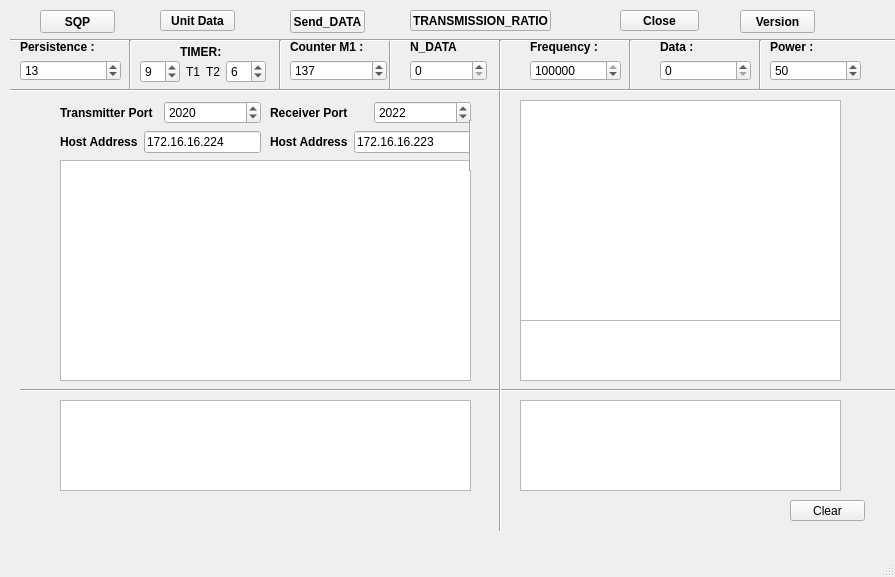
<?xml version="1.0" encoding="UTF-8"?>
<ui version="4.0">
 <class>MainWindow</class>
 <widget class="QMainWindow" name="MainWindow">
  <property name="geometry">
   <rect>
    <x>0</x>
    <y>0</y>
    <width>895</width>
    <height>577</height>
   </rect>
  </property>
  <property name="windowTitle">
   <string>MainWindow</string>
  </property>
  <widget class="QWidget" name="centralwidget">
   <widget class="QWidget" name="layoutWidget_10">
    <property name="geometry">
     <rect>
      <x>770</x>
      <y>40</y>
      <width>91</width>
      <height>41</height>
     </rect>
    </property>
    <layout class="QVBoxLayout" name="verticalLayout_15">
     <item>
      <widget class="QLabel" name="label_31">
       <property name="font">
        <font>
         <weight>75</weight>
         <bold>true</bold>
        </font>
       </property>
       <property name="text">
        <string>Power :</string>
       </property>
      </widget>
     </item>
     <item>
      <widget class="QSpinBox" name="puissance_3">
       <property name="maximum">
        <number>123456789</number>
       </property>
       <property name="value">
        <number>50</number>
       </property>
      </widget>
     </item>
    </layout>
   </widget>
   <widget class="QPushButton" name="pushButton">
    <property name="geometry">
     <rect>
      <x>160</x>
      <y>10</y>
      <width>75</width>
      <height>21</height>
     </rect>
    </property>
    <property name="font">
     <font>
      <weight>75</weight>
      <bold>true</bold>
     </font>
    </property>
    <property name="text">
     <string>Unit Data</string>
    </property>
   </widget>
   <widget class="Line" name="line_13">
    <property name="geometry">
     <rect>
      <x>380</x>
      <y>40</y>
      <width>20</width>
      <height>51</height>
     </rect>
    </property>
    <property name="orientation">
     <enum>Qt::Vertical</enum>
    </property>
   </widget>
   <widget class="QPushButton" name="pushButton_2">
    <property name="geometry">
     <rect>
      <x>790</x>
      <y>500</y>
      <width>75</width>
      <height>21</height>
     </rect>
    </property>
    <property name="text">
     <string>Clear</string>
    </property>
   </widget>
   <widget class="Line" name="line_7">
    <property name="geometry">
     <rect>
      <x>20</x>
      <y>380</y>
      <width>961</width>
      <height>20</height>
     </rect>
    </property>
    <property name="orientation">
     <enum>Qt::Horizontal</enum>
    </property>
   </widget>
   <widget class="QPushButton" name="version">
    <property name="geometry">
     <rect>
      <x>740</x>
      <y>10</y>
      <width>75</width>
      <height>23</height>
     </rect>
    </property>
    <property name="font">
     <font>
      <weight>75</weight>
      <bold>true</bold>
     </font>
    </property>
    <property name="text">
     <string>Version</string>
    </property>
   </widget>
   <widget class="Line" name="line_2">
    <property name="geometry">
     <rect>
      <x>490</x>
      <y>90</y>
      <width>20</width>
      <height>441</height>
     </rect>
    </property>
    <property name="orientation">
     <enum>Qt::Vertical</enum>
    </property>
   </widget>
   <widget class="QWidget" name="layoutWidget_9">
    <property name="geometry">
     <rect>
      <x>270</x>
      <y>130</y>
      <width>201</width>
      <height>24</height>
     </rect>
    </property>
    <layout class="QHBoxLayout" name="horizontalLayout_15">
     <item>
      <widget class="QLabel" name="label_22">
       <property name="font">
        <font>
         <weight>75</weight>
         <bold>true</bold>
        </font>
       </property>
       <property name="text">
        <string>Host Address</string>
       </property>
      </widget>
     </item>
     <item>
      <widget class="QLineEdit" name="hostaddress1_5">
       <property name="text">
        <string>172.16.16.223</string>
       </property>
      </widget>
     </item>
    </layout>
   </widget>
   <widget class="Line" name="line_11">
    <property name="geometry">
     <rect>
      <x>10</x>
      <y>30</y>
      <width>951</width>
      <height>20</height>
     </rect>
    </property>
    <property name="orientation">
     <enum>Qt::Horizontal</enum>
    </property>
   </widget>
   <widget class="QWidget" name="layoutWidget_4">
    <property name="geometry">
     <rect>
      <x>660</x>
      <y>40</y>
      <width>91</width>
      <height>41</height>
     </rect>
    </property>
    <layout class="QVBoxLayout" name="verticalLayout_13">
     <item>
      <widget class="QLabel" name="label_29">
       <property name="font">
        <font>
         <weight>75</weight>
         <bold>true</bold>
        </font>
       </property>
       <property name="text">
        <string>Data :</string>
       </property>
      </widget>
     </item>
     <item>
      <widget class="QSpinBox" name="donnees_3">
       <property name="maximum">
        <number>123456789</number>
       </property>
      </widget>
     </item>
    </layout>
   </widget>
   <widget class="QWidget" name="layoutWidget_3">
    <property name="geometry">
     <rect>
      <x>530</x>
      <y>40</y>
      <width>91</width>
      <height>41</height>
     </rect>
    </property>
    <layout class="QVBoxLayout" name="verticalLayout_11">
     <item>
      <widget class="QLabel" name="label_27">
       <property name="font">
        <font>
         <weight>75</weight>
         <bold>true</bold>
        </font>
       </property>
       <property name="text">
        <string>Frequency :</string>
       </property>
      </widget>
     </item>
     <item>
      <widget class="QSpinBox" name="frequence_3">
       <property name="maximum">
        <number>123456789</number>
       </property>
       <property name="value">
        <number>118025</number>
       </property>
      </widget>
     </item>
    </layout>
   </widget>
   <widget class="QPlainTextEdit" name="plainTextEdit">
    <property name="geometry">
     <rect>
      <x>520</x>
      <y>100</y>
      <width>321</width>
      <height>221</height>
     </rect>
    </property>
    <property name="font">
     <font>
      <weight>75</weight>
      <bold>true</bold>
     </font>
    </property>
   </widget>
   <widget class="Line" name="line_9">
    <property name="geometry">
     <rect>
      <x>620</x>
      <y>40</y>
      <width>20</width>
      <height>51</height>
     </rect>
    </property>
    <property name="orientation">
     <enum>Qt::Vertical</enum>
    </property>
   </widget>
   <widget class="Line" name="line_10">
    <property name="geometry">
     <rect>
      <x>750</x>
      <y>40</y>
      <width>20</width>
      <height>51</height>
     </rect>
    </property>
    <property name="orientation">
     <enum>Qt::Vertical</enum>
    </property>
   </widget>
   <widget class="QPlainTextEdit" name="plainTextEdit_3">
    <property name="geometry">
     <rect>
      <x>60</x>
      <y>400</y>
      <width>411</width>
      <height>91</height>
     </rect>
    </property>
    <property name="font">
     <font>
      <weight>75</weight>
      <bold>true</bold>
     </font>
    </property>
   </widget>
   <widget class="QWidget" name="layoutWidget_2">
    <property name="geometry">
     <rect>
      <x>290</x>
      <y>40</y>
      <width>97</width>
      <height>41</height>
     </rect>
    </property>
    <layout class="QVBoxLayout" name="verticalLayout_12">
     <item>
      <widget class="QLabel" name="label_28">
       <property name="font">
        <font>
         <weight>75</weight>
         <bold>true</bold>
        </font>
       </property>
       <property name="text">
        <string>Counter M1 :</string>
       </property>
      </widget>
     </item>
     <item>
      <widget class="QSpinBox" name="spinBox_11">
       <property name="maximum">
        <number>65535</number>
       </property>
       <property name="value">
        <number>137</number>
       </property>
      </widget>
     </item>
    </layout>
   </widget>
   <widget class="QWidget" name="layoutWidget">
    <property name="geometry">
     <rect>
      <x>140</x>
      <y>60</y>
      <width>126</width>
      <height>24</height>
     </rect>
    </property>
    <layout class="QHBoxLayout" name="horizontalLayout_16">
     <item>
      <layout class="QHBoxLayout" name="horizontalLayout_17">
       <item>
        <widget class="QSpinBox" name="spinBox_9">
         <property name="maximum">
          <number>250</number>
         </property>
         <property name="value">
          <number>9</number>
         </property>
        </widget>
       </item>
       <item>
        <widget class="QLabel" name="label_24">
         <property name="text">
          <string>T1</string>
         </property>
        </widget>
       </item>
      </layout>
     </item>
     <item>
      <layout class="QHBoxLayout" name="horizontalLayout_18">
       <item>
        <widget class="QLabel" name="label_25">
         <property name="text">
          <string>T2</string>
         </property>
        </widget>
       </item>
       <item>
        <widget class="QSpinBox" name="spinBox_10">
         <property name="maximum">
          <number>120</number>
         </property>
         <property name="value">
          <number>6</number>
         </property>
        </widget>
       </item>
      </layout>
     </item>
    </layout>
   </widget>
   <widget class="QWidget" name="layoutWidget_6">
    <property name="geometry">
     <rect>
      <x>60</x>
      <y>130</y>
      <width>201</width>
      <height>24</height>
     </rect>
    </property>
    <layout class="QHBoxLayout" name="horizontalLayout_21">
     <item>
      <widget class="QLabel" name="label_34">
       <property name="font">
        <font>
         <weight>75</weight>
         <bold>true</bold>
        </font>
       </property>
       <property name="text">
        <string>Host Address</string>
       </property>
      </widget>
     </item>
     <item>
      <widget class="QLineEdit" name="hostaddress1_6">
       <property name="text">
        <string>172.16.16.224</string>
       </property>
      </widget>
     </item>
    </layout>
   </widget>
   <widget class="Line" name="line_5">
    <property name="geometry">
     <rect>
      <x>270</x>
      <y>40</y>
      <width>20</width>
      <height>51</height>
     </rect>
    </property>
    <property name="orientation">
     <enum>Qt::Vertical</enum>
    </property>
   </widget>
   <widget class="QPushButton" name="pushButton_4">
    <property name="geometry">
     <rect>
      <x>290</x>
      <y>10</y>
      <width>75</width>
      <height>23</height>
     </rect>
    </property>
    <property name="font">
     <font>
      <weight>75</weight>
      <bold>true</bold>
     </font>
    </property>
    <property name="text">
     <string>Send_DATA</string>
    </property>
   </widget>
   <widget class="QPushButton" name="transmission_ratio">
    <property name="geometry">
     <rect>
      <x>410</x>
      <y>10</y>
      <width>141</width>
      <height>21</height>
     </rect>
    </property>
    <property name="font">
     <font>
      <weight>75</weight>
      <bold>true</bold>
     </font>
    </property>
    <property name="text">
     <string>TRANSMISSION_RATIO</string>
    </property>
   </widget>
   <widget class="QPlainTextEdit" name="info">
    <property name="geometry">
     <rect>
      <x>520</x>
      <y>320</y>
      <width>321</width>
      <height>61</height>
     </rect>
    </property>
    <property name="font">
     <font>
      <weight>75</weight>
      <bold>true</bold>
     </font>
    </property>
   </widget>
   <widget class="QWidget" name="layoutWidget_5">
    <property name="geometry">
     <rect>
      <x>20</x>
      <y>40</y>
      <width>101</width>
      <height>41</height>
     </rect>
    </property>
    <layout class="QVBoxLayout" name="verticalLayout_14">
     <item>
      <widget class="QLabel" name="label_30">
       <property name="font">
        <font>
         <weight>75</weight>
         <bold>true</bold>
        </font>
       </property>
       <property name="text">
        <string>Persistence :</string>
       </property>
      </widget>
     </item>
     <item>
      <widget class="QSpinBox" name="spinBox_12">
       <property name="maximum">
        <number>255</number>
       </property>
       <property name="value">
        <number>13</number>
       </property>
      </widget>
     </item>
    </layout>
   </widget>
   <widget class="Line" name="line_4">
    <property name="geometry">
     <rect>
      <x>120</x>
      <y>40</y>
      <width>20</width>
      <height>51</height>
     </rect>
    </property>
    <property name="orientation">
     <enum>Qt::Vertical</enum>
    </property>
   </widget>
   <widget class="QWidget" name="layoutWidget_7">
    <property name="geometry">
     <rect>
      <x>410</x>
      <y>40</y>
      <width>77</width>
      <height>41</height>
     </rect>
    </property>
    <layout class="QVBoxLayout" name="verticalLayout">
     <item>
      <widget class="QLabel" name="label_35">
       <property name="font">
        <font>
         <weight>75</weight>
         <bold>true</bold>
        </font>
       </property>
       <property name="text">
        <string>N_DATA</string>
       </property>
      </widget>
     </item>
     <item>
      <widget class="QSpinBox" name="n_data">
       <property name="maximum">
        <number>895675252</number>
       </property>
      </widget>
     </item>
    </layout>
   </widget>
   <widget class="QWidget" name="layoutWidget_8">
    <property name="geometry">
     <rect>
      <x>60</x>
      <y>100</y>
      <width>201</width>
      <height>25</height>
     </rect>
    </property>
    <layout class="QHBoxLayout" name="horizontalLayout_20">
     <item>
      <widget class="QLabel" name="label_32">
       <property name="font">
        <font>
         <weight>75</weight>
         <bold>true</bold>
        </font>
       </property>
       <property name="text">
        <string>Transmitter Port</string>
       </property>
      </widget>
     </item>
     <item>
      <widget class="QSpinBox" name="port1_6">
       <property name="maximum">
        <number>573439634</number>
       </property>
       <property name="value">
        <number>2020</number>
       </property>
      </widget>
     </item>
    </layout>
   </widget>
   <widget class="QWidget" name="layoutWidget_11">
    <property name="geometry">
     <rect>
      <x>270</x>
      <y>100</y>
      <width>201</width>
      <height>25</height>
     </rect>
    </property>
    <layout class="QHBoxLayout" name="horizontalLayout_19">
     <item>
      <widget class="QLabel" name="label_26">
       <property name="font">
        <font>
         <weight>75</weight>
         <bold>true</bold>
        </font>
       </property>
       <property name="text">
        <string>Receiver Port</string>
       </property>
      </widget>
     </item>
     <item>
      <widget class="QSpinBox" name="port1_5">
       <property name="maximum">
        <number>573439634</number>
       </property>
       <property name="value">
        <number>2022</number>
       </property>
      </widget>
     </item>
    </layout>
   </widget>
   <widget class="QPushButton" name="pushButton_3">
    <property name="geometry">
     <rect>
      <x>620</x>
      <y>10</y>
      <width>79</width>
      <height>21</height>
     </rect>
    </property>
    <property name="font">
     <font>
      <weight>75</weight>
      <bold>true</bold>
     </font>
    </property>
    <property name="text">
     <string>Close</string>
    </property>
   </widget>
   <widget class="Line" name="line_6">
    <property name="geometry">
     <rect>
      <x>490</x>
      <y>40</y>
      <width>20</width>
      <height>51</height>
     </rect>
    </property>
    <property name="orientation">
     <enum>Qt::Vertical</enum>
    </property>
   </widget>
   <widget class="QPushButton" name="sqp">
    <property name="geometry">
     <rect>
      <x>40</x>
      <y>10</y>
      <width>75</width>
      <height>23</height>
     </rect>
    </property>
    <property name="font">
     <font>
      <weight>75</weight>
      <bold>true</bold>
     </font>
    </property>
    <property name="text">
     <string>SQP</string>
    </property>
   </widget>
   <widget class="QLabel" name="label_33">
    <property name="geometry">
     <rect>
      <x>180</x>
      <y>40</y>
      <width>49</width>
      <height>24</height>
     </rect>
    </property>
    <property name="font">
     <font>
      <weight>75</weight>
      <bold>true</bold>
     </font>
    </property>
    <property name="text">
     <string>TIMER:</string>
    </property>
   </widget>
   <widget class="QPlainTextEdit" name="plainTextEdit_4">
    <property name="geometry">
     <rect>
      <x>520</x>
      <y>400</y>
      <width>321</width>
      <height>91</height>
     </rect>
    </property>
    <property name="font">
     <font>
      <weight>75</weight>
      <bold>true</bold>
     </font>
    </property>
   </widget>
   <widget class="QPlainTextEdit" name="plainTextEdit_2">
    <property name="geometry">
     <rect>
      <x>60</x>
      <y>160</y>
      <width>411</width>
      <height>221</height>
     </rect>
    </property>
    <property name="font">
     <font>
      <weight>75</weight>
      <bold>true</bold>
     </font>
    </property>
   </widget>
   <widget class="Line" name="line_3">
    <property name="geometry">
     <rect>
      <x>10</x>
      <y>80</y>
      <width>961</width>
      <height>20</height>
     </rect>
    </property>
    <property name="orientation">
     <enum>Qt::Horizontal</enum>
    </property>
   </widget>
   <widget class="Line" name="line_12">
    <property name="geometry">
     <rect>
      <x>460</x>
      <y>120</y>
      <width>20</width>
      <height>51</height>
     </rect>
    </property>
    <property name="orientation">
     <enum>Qt::Vertical</enum>
    </property>
   </widget>
  </widget>
  <widget class="QMenuBar" name="menubar">
   <property name="geometry">
    <rect>
     <x>0</x>
     <y>0</y>
     <width>895</width>
     <height>21</height>
    </rect>
   </property>
  </widget>
  <widget class="QStatusBar" name="statusbar"/>
 </widget>
 <resources/>
 <connections/>
</ui>
